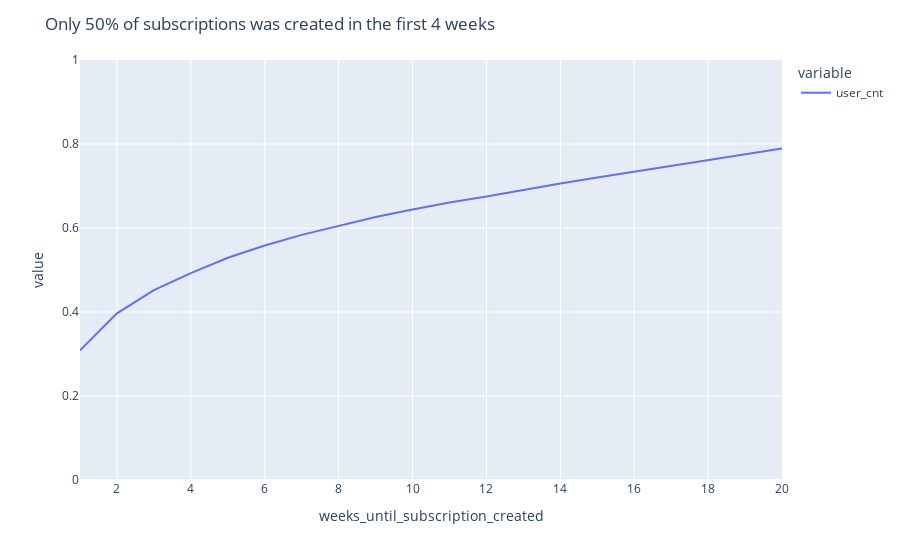

The notebook cell this image was saved under:
### Code cell
(
    px
    .line(
        subscription
        .set_index('weeks_until_subscription_created')
        .apply(lambda x: x/x.sum())
        .cumsum()
        .head(20)
    )
    .update_yaxes(tickformat = '%a', range=(0,1))
    .update_layout(title='Only 50% of subscriptions was created in the first 4 weeks')
)

### Figure 1 — Plotly figure (JSON) as saved in the notebook; plotly's stock layout.template omitted (floating-point values rounded to 4 significant figures)
{"data": [{"hovertemplate": "variable=user_cnt<br>weeks_until_subscription_created=%{x}<br>value=%{y}<extra></extra>", "legendgroup": "user_cnt", "line": {"color": "#636efa", "dash": "solid"}, "mode": "lines", "name": "user_cnt", "orientation": "v", "showlegend": true, "type": "scatter", "x": [1, 2, 3, 4, 5, 6, 7, 8, 9, 10, 11, 12, 13, 14, 15, 16, 17, 18, 19, 20], "xaxis": "x", "y": [0.3086, 0.3969, 0.452, 0.4927, 0.529, 0.5583, 0.5836, 0.6058, 0.6262, 0.6442, 0.6609, 0.6751, 0.691, 0.7062, 0.7204, 0.7343, 0.7487, 0.7617, 0.776, 0.7895], "yaxis": "y"}], "layout": {"autosize": true, "legend": {"title": {"text": "variable"}, "tracegroupgap": 0}, "margin": {"t": 60}, "title": {"text": "Only 50% of subscriptions was created in the first 4 weeks"}, "xaxis": {"anchor": "y", "autorange": true, "domain": [0, 1], "range": [1, 20], "title": {"text": "weeks_until_subscription_created"}, "type": "linear"}, "yaxis": {"anchor": "x", "domain": [0, 1], "range": [0, 1], "tickformat": "%a", "title": {"text": "value"}, "type": "linear"}}}
